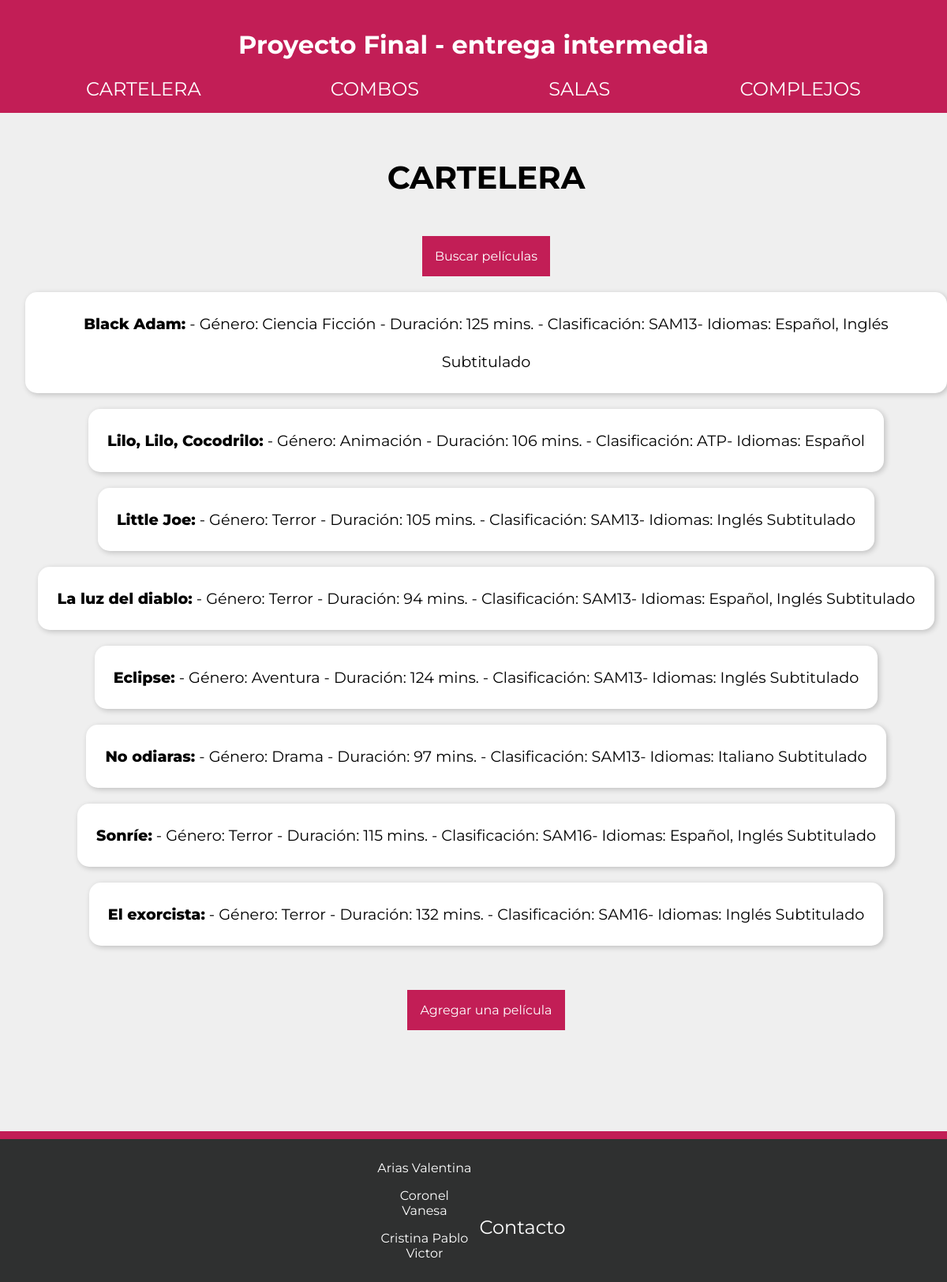
Screenshot of /cartelera with the database file from the repository.
### AppProyectoFinal/models.py (models this page shows)
class Pelicula(models.Model):
    titulo = models.CharField(max_length=100)
    genero = models.CharField(max_length=50)
    duracion = models.IntegerField()
    clasificacion = models.CharField(max_length=50)
    idiomas = models.CharField(max_length=100)

### AppProyectoFinal/views.py (the view)
# urls.py: path('cartelera', cartelera, name="cartelera"),
def cartelera(request):
    lista = Pelicula.objects.all()
    return render(request, "cartelera.html", {"lista_peliculas": lista})

### AppProyectoFinal/templates/cartelera.html
{% extends 'padre.html' %}
{% load static %}
{% block contenidoQueCambia %}
    <h2 class="titulos">CARTELERA</h2>
    <a href="{% url 'buscar_peli' %}" class="linkAgregar">Buscar películas</a>
    <ul>
        {% for pelicula in lista_peliculas %}
            <section class="card-cartelera">
                <li><span class="bold">{{pelicula.titulo}}:</span> - Género: {{pelicula.genero}} - Duración: {{pelicula.duracion}} mins. - Clasificación: {{pelicula.clasificacion}}- Idiomas: {{pelicula.idiomas}}</li>
            </section>
        {% endfor %}
    </ul>
    <a href="{% url 'agregar_pelicula' %}" class="linkAgregar">Agregar una película</a>
{% endblock %}

### AppProyectoFinal/static/css/padre.css (style rules this page uses)
html { font-family: 'Montserrat', sans-serif; }
body { margin: 0px; background-color: #efefef; min-height: 100vh; display:flex; flex-direction:column; }
article ul { padding-left: 0; line-height: 3rem; margin-bottom: 3.5rem; }
.card-cartelera { padding: 1rem 1.5rem; width: fit-content; height: auto; background-color: #ffffff; border-radius: 15px; box-shadow: 2px 2px 7px rgba(0,0,0,0.2); margin: 20px auto; list-style-type: none; }
.bold { font-weight: 800; }
.titulos { font-size: 2.5rem; text-align: center; }
.linkAgregar { font-size: 1rem; padding: 1rem; background-color: #C21E56; color: #fff; text-decoration: none; text-align: center; display: block; margin: auto; margin-top: 50px; width:fit-content; }

### rows the page displays
Pelicula: titulo "Black Adam", genero "Ciencia Ficción", duracion "125", clasificacion "SAM13", idiomas "Español, Inglés Subtitulado"
Pelicula: titulo "Lilo, Lilo, Cocodrilo", genero "Animación", duracion "106", clasificacion "ATP", idiomas "Español"
Pelicula: titulo "Little Joe", genero "Terror", duracion "105", clasificacion "SAM13", idiomas "Inglés Subtitulado"
Pelicula: titulo "La luz del diablo", genero "Terror", duracion "94", clasificacion "SAM13", idiomas "Español, Inglés Subtitulado"
Pelicula: titulo "Eclipse", genero "Aventura", duracion "124", clasificacion "SAM13", idiomas "Inglés Subtitulado"
Pelicula: titulo "No odiaras", genero "Drama", duracion "97", clasificacion "SAM13", idiomas "Italiano Subtitulado"
Pelicula: titulo "Sonríe", genero "Terror", duracion "115", clasificacion "SAM16", idiomas "Español, Inglés Subtitulado"
Pelicula: titulo "El exorcista", genero "Terror", duracion "132", clasificacion "SAM16", idiomas "Inglés Subtitulado"
